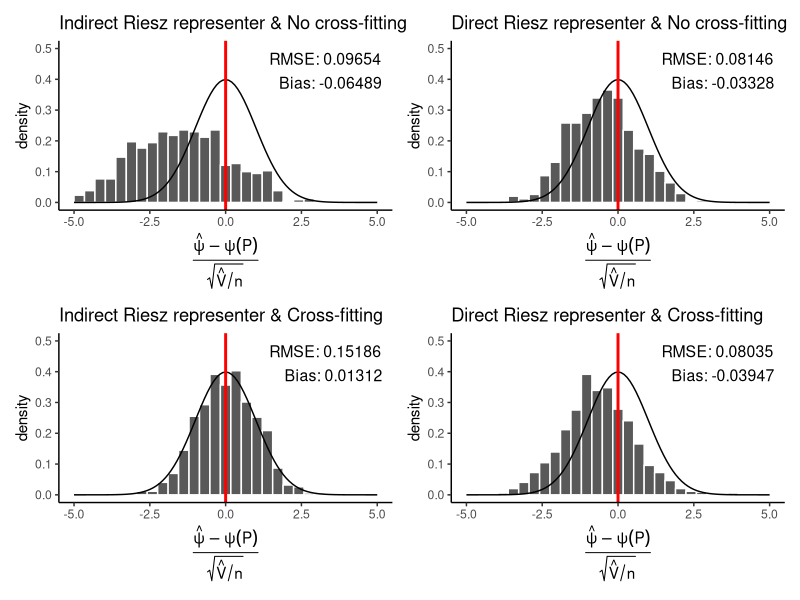

This figure's R source:
library(tidyverse)
library(patchwork)
n <- 1000
no_cross_fit_results <- read_csv("ate_experiment/LASSO_experiment/Results/no_cross_fit_results.csv")
cross_fit_results <- read_csv("ate_experiment/LASSO_experiment/Results/cross_fit_results.csv")



a_rmse = mean((no_cross_fit_results$propensity_estimate - no_cross_fit_results$truth)^2)^(1/2)
a_bias = mean(no_cross_fit_results$propensity_estimate-no_cross_fit_results$truth)
a = ggplot(no_cross_fit_results)+
  geom_histogram(aes(x=(propensity_estimate-truth)/sqrt(propensity_variance/n), y=after_stat(density)), color='white')+
  geom_function(fun=function(x) dnorm(x)) +
  geom_vline(xintercept=0, color='red', size=1) +
  xlab(
    expression(
      frac(
        hat(psi) - psi(P),
        sqrt(hat(V) / n)
      )
    )
  ) +
  ggtitle('Indirect Riesz representer & No cross-fitting') +
  xlim(-5,5) +
  ylim(0, 1/2) +
  annotate("text", 
           x = Inf, y = Inf, 
           label = paste0("RMSE: ", round(a_rmse,5)), 
           hjust = 1.1, vjust = 2, 
           size = 4)+
  annotate("text", 
           x = Inf, y = Inf, 
           label = paste0("Bias: ", round(a_bias,5)), 
           hjust = 1.1, vjust = 4, 
           size = 4)+
  theme_classic()

b_rmse = mean((no_cross_fit_results$riesz_estimate - no_cross_fit_results$truth)^2)^(1/2)
b_bias = mean(no_cross_fit_results$riesz_estimate - no_cross_fit_results$truth)
b = ggplot(no_cross_fit_results)+
  geom_histogram(aes(x=(riesz_estimate-truth)/sqrt(riesz_variance/n), y=after_stat(density)), color='white')+
  geom_function(fun=function(x) dnorm(x)) +
  geom_vline(xintercept=0, color='red', size=1) +
  xlab(
    expression(
      frac(
        hat(psi) - psi(P),
        sqrt(hat(V) / n)
      )
    )
  ) +
  ggtitle('Direct Riesz representer & No cross-fitting') +
  xlim(-5,5) +
  ylim(0, 1/2) +
  annotate("text", 
           x = Inf, y = Inf, 
           label = paste0("RMSE: ", round(b_rmse,5)), 
           hjust = 1.1, vjust = 2, 
           size = 4)+
  annotate("text", 
           x = Inf, y = Inf, 
           label = paste0("Bias: ", round(b_bias,5)), 
           hjust = 1.1, vjust = 4, 
           size = 4)+
  theme_classic()

c_rmse = mean((cross_fit_results$propensity_estimate - cross_fit_results$truth)^2)^(1/2)
c_bias = mean(cross_fit_results$propensity_estimate - cross_fit_results$truth)
c = ggplot(cross_fit_results)+
  geom_histogram(aes(x=(propensity_estimate-truth)/sqrt(propensity_variance/n), y=after_stat(density)), color='white')+
  geom_function(fun=function(x) dnorm(x)) +
  geom_vline(xintercept=0, color='red', size=1) +
  xlab(
    expression(
      frac(
        hat(psi) - psi(P),
        sqrt(hat(V) / n)
      )
    )
  ) +
  ggtitle('Indirect Riesz representer & Cross-fitting') +
  xlim(-5,5) +
  ylim(0, 1/2) +
  annotate("text", 
           x = Inf, y = Inf, 
           label = paste0("RMSE: ", round(c_rmse,5)), 
           hjust = 1.1, vjust = 2, 
           size = 4)+
  annotate("text", 
           x = Inf, y = Inf, 
           label = paste0("Bias: ", round(c_bias,5)), 
           hjust = 1.1, vjust = 4, 
           size = 4)+
  theme_classic()

d_rmse = mean((cross_fit_results$riesz_estimate - cross_fit_results$truth)^2)^(1/2)
d_bias = mean(cross_fit_results$riesz_estimate - cross_fit_results$truth)
d = ggplot(cross_fit_results)+
  geom_histogram(aes(x=(riesz_estimate-truth)/sqrt(riesz_variance/n), y=after_stat(density)), color='white')+
  geom_function(fun=function(x) dnorm(x)) +
  geom_vline(xintercept=0, color='red', size=1) +
  xlab(
    expression(
      frac(
        hat(psi) - psi(P),
        sqrt(hat(V) / n)
      )
    )
  ) +
  ggtitle('Direct Riesz representer & Cross-fitting') +
  xlim(-5,5) +
  ylim(0, 1/2) +
  annotate("text", 
           x = Inf, y = Inf, 
           label = paste0("RMSE: ", round(d_rmse,5)), 
           hjust = 1.1, vjust = 2, 
           size = 4)+
  annotate("text", 
           x = Inf, y = Inf, 
           label = paste0("Bias: ", round(d_bias,5)), 
           hjust = 1.1, vjust = 4, 
           size = 4)+
  theme_classic()

a+b+c+d
